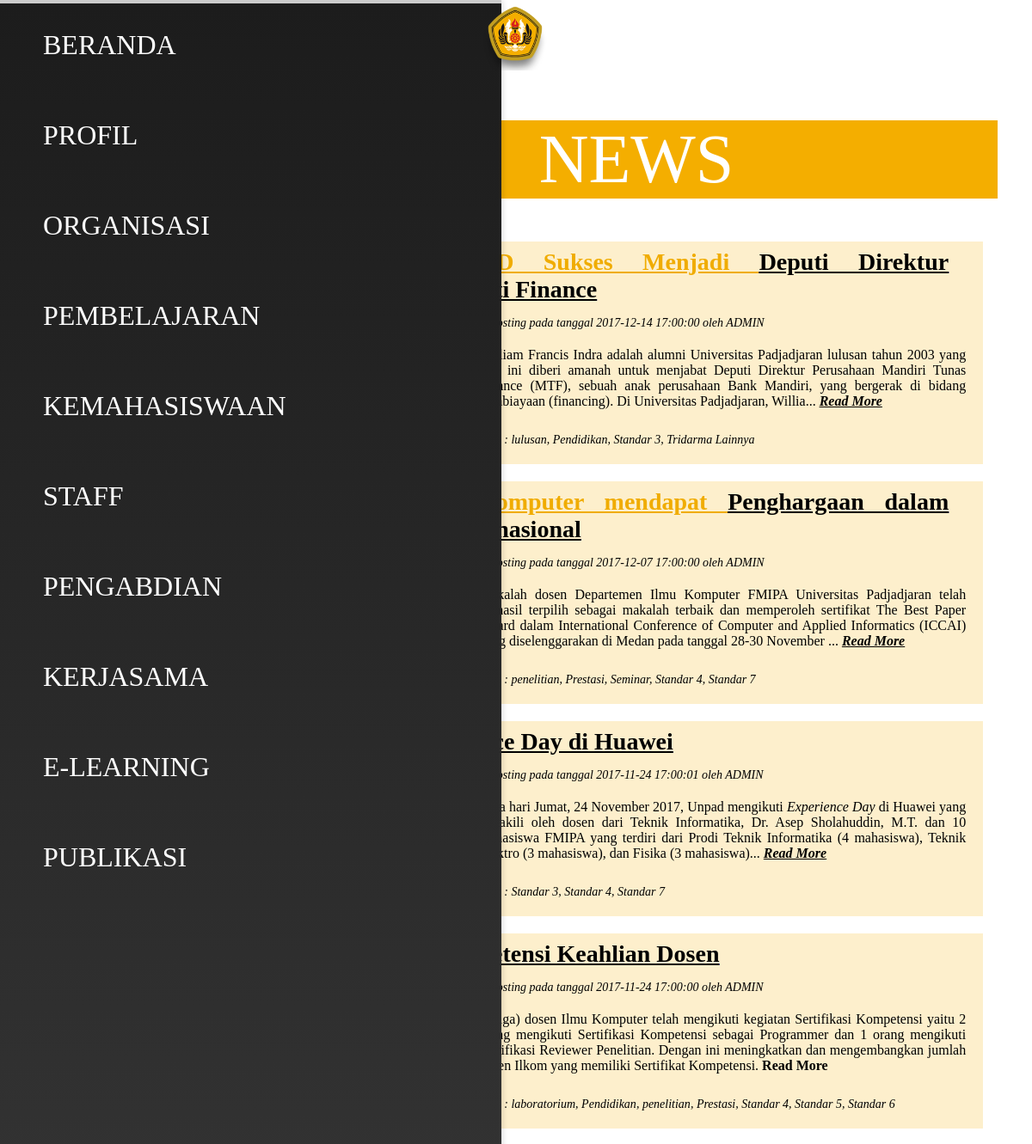
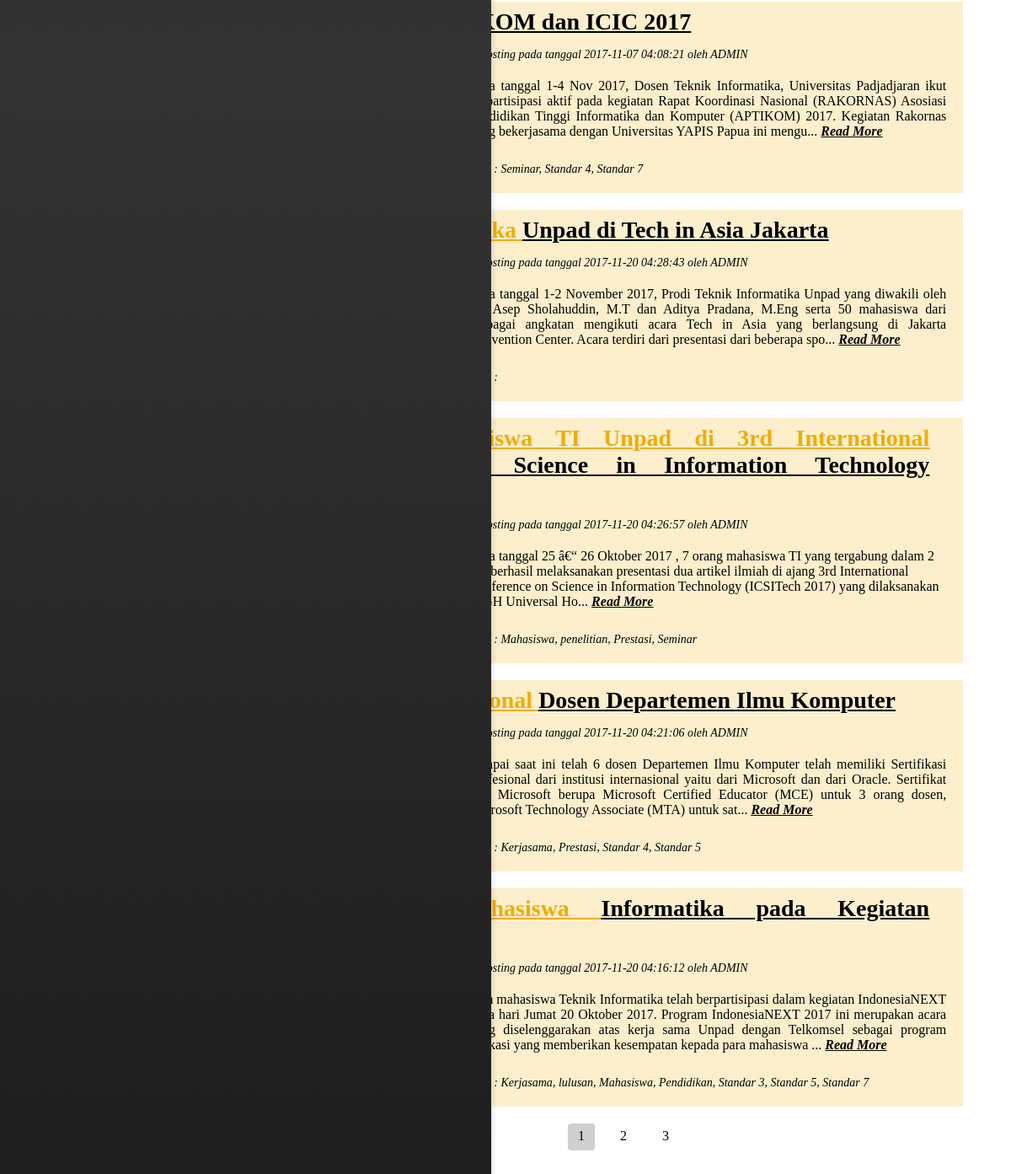
The page /Posting.php on the database as committed earlier (2 pictures, top to bottom).
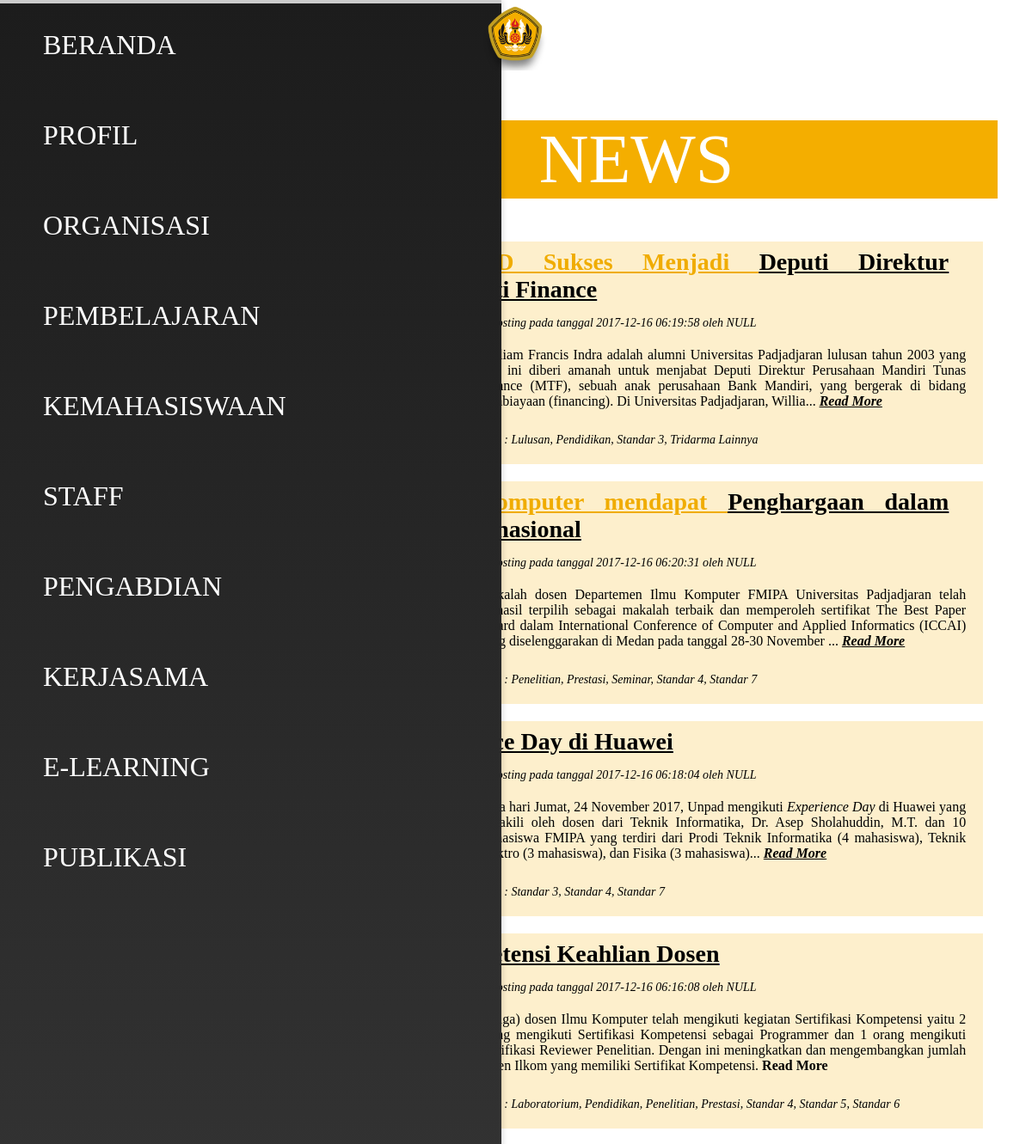
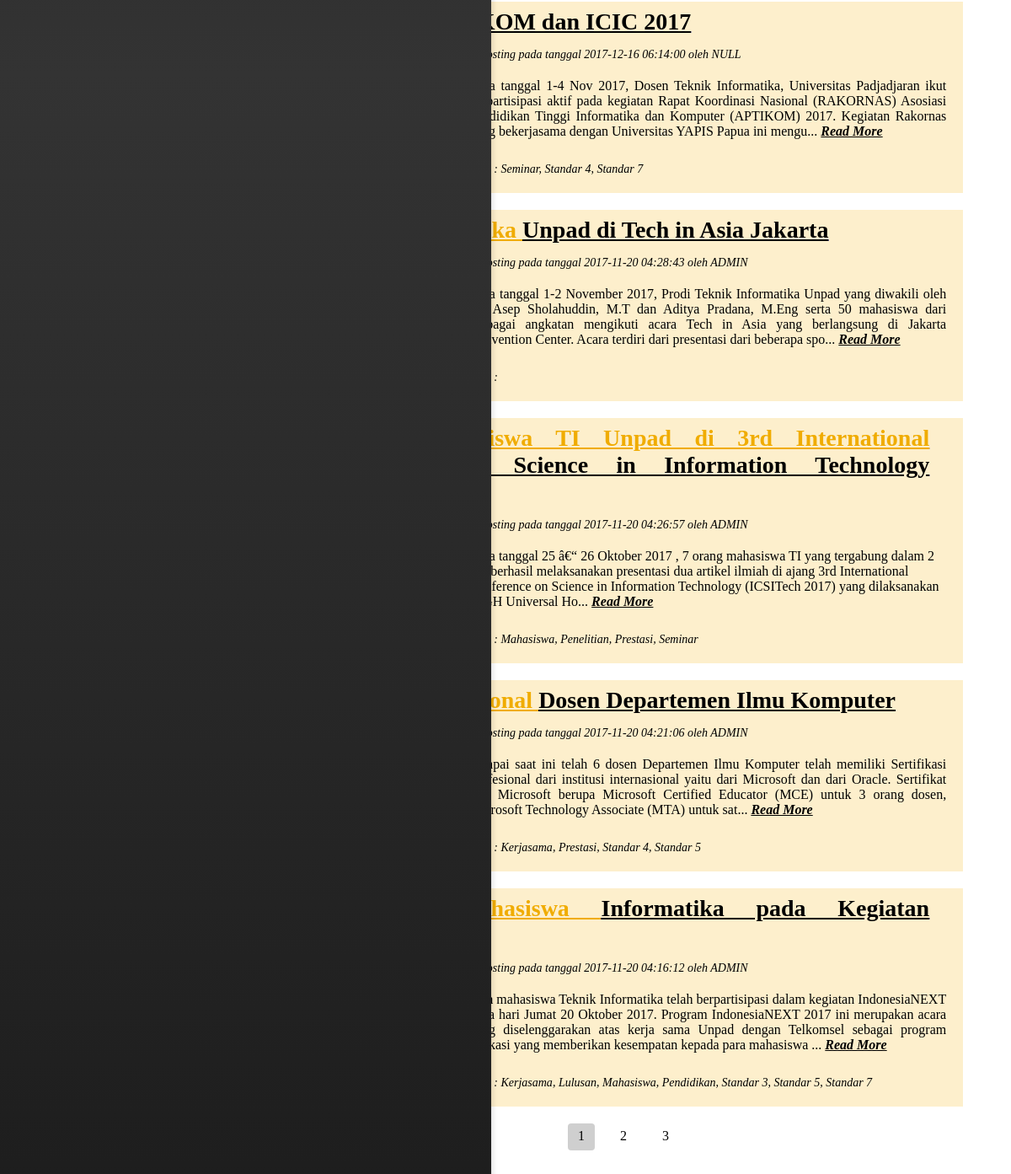
The same page on the database as committed later (2 pictures, top to bottom).
### tables this page shows
CREATE TABLE `posting` (
  `ID` int(11) NOT NULL,
  `Judul` text NOT NULL,
  `Tanggal` timestamp NOT NULL DEFAULT CURRENT_TIMESTAMP,
  `Isi` text NOT NULL,
  `Author` text NOT NULL,
  `tag0` int(11) DEFAULT NULL,
  `tag1` int(11) DEFAULT NULL,
  `tag2` int(11) DEFAULT NULL,
  `tag3` int(11) DEFAULT NULL,
  `tag4` int(11) DEFAULT NULL,
  `tag5` int(11) DEFAULT NULL,
  `tag6` int(11) DEFAULT NULL,
  `tag7` int(11) DEFAULT NULL,
  `tag8` int(11) DEFAULT NULL
);

CREATE TABLE `tags` (
  `ID` int(11) NOT NULL,
  `Text` text NOT NULL
);

CREATE TABLE `gambar` (
  `ID` int(11) NOT NULL,
  `TagPost` int(11) NOT NULL,
  `Utama` tinyint(1) NOT NULL,
  `caption` text
);

### Posting.php (the view, shortened to what this page needs)
<!DOCTYPE html>
<html lang="en" xmlns="http://www.w3.org/1999/xhtml">
<head>
</head>
<body>
	<?php
		include 'database.php';
		$id=0;
		$isi ='';
	?>
    <div class="grid-container">
        <div class="grid-headline-header"></div>
        <div class="grid-content">
            <div class="contentstyle" style="margin:40px;text-align:justify">
				<?php
					echo $isi."<br>";
								?>
								<?php
					if ($id==0){
						if ( $_GET['page'] ) { $page_id = $_GET['page']; }
						else { $page_id = 1; }
						$sqlx = "SELECT * FROM posting ORDER BY ID DESC LIMIT ".(($page_id - 1) * 10).",10";
						$resultx = $conn->query($sqlx);
						if (($resultx->num_rows > 0))
						{
							?>
							<div class="ultimate-header">
								<p>NEWS</p>
							</div>
							<ul>
							<?php
							while($rowx = $resultx->fetch_assoc())
							{
								$avaible = true;
								$sqly = "SELECT * FROM gambar";
								$resulty = $conn->query($sqly);
								?>
									<div class="daftar-artikel">
										<div class="daftar-artikel-header">
											<?php
											$mid = strrpos(substr($rowx["Judul"], 0, floor(strlen($rowx["Judul"]) / 2)), ' ') + 1;
											$judulf = substr($rowx["Judul"], 0, $mid);
											$judulb = substr($rowx["Judul"], $mid);
											?>
											<a href="?ID=<?php echo $rowx["ID"]?>">
											<b><span><?php echo $judulf; ?></span><span><?php echo $judulb; ?></span></b></a>
										</div>
										<div class="daftar-artikel-thumbnail">
											<?php
											while($rowy = $resulty->fetch_assoc()) {
												if (($rowx["ID"] == $rowy["TagPost"]) and ($rowy["Utama"] == 0) and $avaible) { $avaible=false;?>
													<img class="artikel-list-thumbnail" src="imgpost\<?php echo $rowy["ID"]; ?>-thumbnail.jpg">
											<?php } } ?>
										</div>
										<div>
											<p id="artikel-ket">
												Diposting pada tanggal
												<?php echo $rowx["Tanggal"]?>
												oleh
												<?php echo $rowx["Author"]?>
											</p>
										</div>
										<div class="daftar-artikel-content">
											<?php
												$str = $rowx["Isi"];
												$isi = substr($str, 0, 300);
												$isi .= "...";
												echo $isi;
											?>
											<a href="?ID=<?php echo $rowx["ID"]?>">
											<b>Read More</b></a><br>
										</div>
										<div>
											<p id="artikel-tags">Tags :
												<?php
													$tagn = 0;
													while ($tagn <= 8)
													{
														$sql_tag = "SELECT * FROM tags";
														$resultt = $conn->query($sql_tag);
														if ($resultt->num_rows > 0) {
															while($rowtag = $resultt->fetch_assoc()) {
																if ($rowx['tag'.$tagn] == $rowtag['ID']) { echo $rowtag['Text']; }
															}
														}
														if ($rowx["tag".($tagn + 1)] != 0) { echo ", "; }
														$tagn += 1;
													}
												?>
											</p>
										</div>
									</div>
								<?php
							}
							?>
							</ul>
							<div class="page-list-row">
								<?php
									$sqlm = "SELECT MAX(ID) FROM posting";
									$resultm = $conn->query($sqlm);
									while($rowm = $resultm->fetch_assoc()) { $max_page = ($rowm['MAX(ID)'] % 10) + 1; }
								?>
								<a href><div class="page-list-counter" id="active"><p><?php echo $page_id; ?><p></div></a>
								<?php if ($page_id < $max_page) { ?>
									<a href="?page=<?php echo $page_id + 1; ?>"><div class="page-list-counter"><p><?php echo $page_id + 1; ?><p></div></a>
								<?php }
								if ($page_id + 1 < $max_page) { ?>
									<a href="?page=<?php echo $page_id + 2; ?>"><div class="page-list-counter"><p><?php echo $page_id + 2; ?><p></div></a>
								<?php } ?>
							</div>
							<?php
						}
					}
				?>
            </div>
        </div>
    </div>
</body>
</html>

Rows that differ between the two databases and show on the page:
changed posting "Alumni UNPAD Sukses Menjadi": Tanggal "2017-12-14 17:00:00" → "2017-12-16 06:19:58"; Author "ADMIN" → "NULL"
added gambar: shows a picture, shown under posting "Alumni UNPAD Sukses Menjadi"
changed tags: Text "lulusan" → "Lulusan"
changed posting "Dosen Ilmu Komputer mendapat": Tanggal "2017-12-07 17:00:00" → "2017-12-16 06:20:31"; Author "ADMIN" → "NULL"
added gambar: shows a picture, shown under posting "Dosen Ilmu Komputer mendapat"
changed tags: Text "penelitian" → "Penelitian"
changed posting "Experience Day di Huawei": Tanggal "2017-11-24 17:00:01" → "2017-12-16 06:18:04"; Author "ADMIN" → "NULL"
added gambar: shows a picture, shown under posting "Experience Day di Huawei"
changed posting "Kompetensi Keahlian Dosen": Tanggal "2017-11-24 17:00:00" → "2017-12-16 06:16:08"; Author "ADMIN" → "NULL"
added gambar: shows a picture, shown under posting "Kompetensi Keahlian Dosen"
changed tags: Text "laboratorium" → "Laboratorium"
changed posting "APTIKOM dan ICIC 2017": Tanggal "2017-11-07 04:08:21" → "2017-12-16 06:14:00"; Author "ADMIN" → "NULL"
added gambar: shows a picture, shown under posting "APTIKOM dan ICIC 2017"
